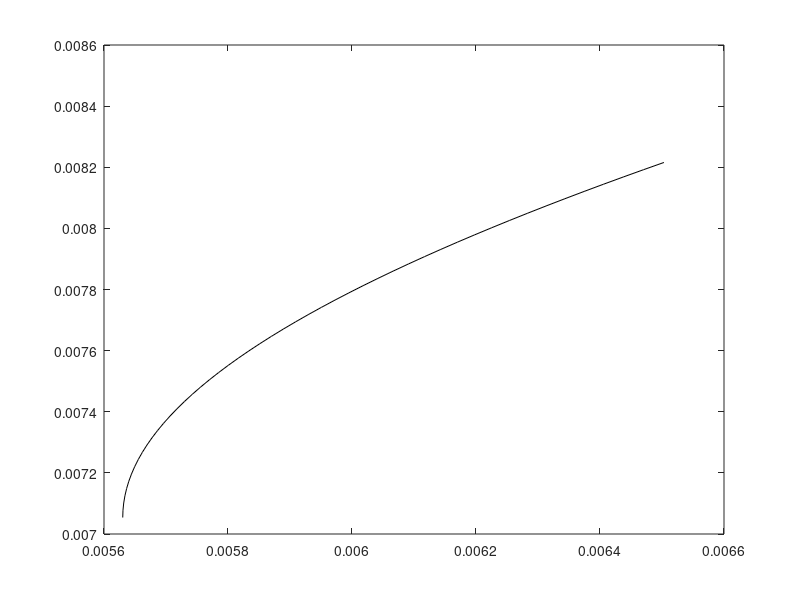

Write the MATLAB code that produced this figure. (Note: this script raises an error after producing the figure.)
%% clean up the workspace
clear all; clc;


%% generate artificial returns data
rng(1216);                              % set random seed
ns = 60;                                % number of scenarios
na = 10;                                % number of assets
retn = 0.005 + randn(ns, na) * 0.015;
mu = mean(retn);
Q = cov(retn);


%% question 1. tangency portfolio and efficient frontier
rf = 0.0001;                            % risk-free constant
mu2 = mu - rf;
c = zeros(1, na);
Aeq = mu2;
beq = 1;

% solution
w = quadprog(Q, c, [], [], Aeq, beq);
w_tan = w / sum(w);                     % re-scale

% check constraints
sum(w_tan)

% expected return and variance from tangency portfolio
retn_tan = mu * w_tan;
se_tan = sqrt(w_tan' * Q * w_tan);

% minimal variance portfolio
w_min = quadprog(Q, c, [], [], ones(1, na), 1);
retn_min = mu * w_min;
se_min = sqrt(w_min' * Q * w_min);
sum(w_min)                              % quick check on constraint

% construct efficient frontier from tangency and minimal variance portfolio
retnVec = [retn_min, retn_tan];
seVec = [se_min, se_tan];
varMat = diag(seVec .^ 2);
varMat(1, 2) = w_min' * Q * w_tan;
varMat(2, 1) = varMat(1, 2);
alpha = linspace(1, - 1, 50);
tmpMat = [alpha', (1 - alpha)'];
retn_eff = tmpMat * retnVec';
se_eff = sqrt(diag(tmpMat * varMat * tmpMat'));

% plot it out
plot(se_eff, retn_eff, 'k-'); hold on;
refline((retn_tan - rf) / se_tan, rf);
plot(se_min, retn_min, 'r.');
plot(se_tan, retn_tan, 'b.');
legend('Efficient Frontier', 'Captial Market Line (CML)', 'Minimal Portfolio', ...
       'Tangency Portfolio', 'Location', 'northwest')
xlabel('Volatility');
ylabel('Expected portfolio return');
hold off;
print('figure_a2', '-dpng');


%% question 2. trade-off portfolio
tuning = 1e3;
w_trade = quadprog(tuning * Q, - 2 * mu, [], [], ones(1, na), 1);
retn_trade = mu * w_trade;
se_trade = sqrt(w_trade' * Q * w_trade);
sum(w_trade)                            % quick check on constraint

% plot it out
plot(se_eff, retn_eff, 'k-'); hold on;
plot(se_trade, retn_trade, 'g.');
legend('Efficient Frontier', 'Trade-off Portfolio', 'Location', 'northwest')
xlabel('Volatility');
ylabel('Expected portfolio return');
hold off;
print('figure_b2', '-dpng');


%% question 3. tracking portfolio
% take the resulting trade-off portfolio as the benchmark portfolio
wsup = 0.15;
winf = 0;
A = [eye(na); - eye(na)];
b = [repmat(wsup, na, 1); repmat(- winf, na, 1)];
Aeq = ones(1, na);
beq = 1;
w_track = quadprog(Q, - w_trade' * Q, A, b, Aeq, beq);
retn_track = mu * w_track;
se_track = sqrt(w_track' * Q * w_track);
sum(w_track)                            % quick check on constraint

% plot it out
plot(se_eff, retn_eff, 'k-'); hold on;
plot(se_trade, retn_trade, 'g.');
plot(se_track, retn_track, 'm.');
legend('Efficient Frontier', 'Benchmark Portfolio', 'Tracking Portfolio', ...
       'Location', 'northwest')
xlabel('Volatility');
ylabel('Expected portfolio return');
hold off;
print('figure_c2', '-dpng');
